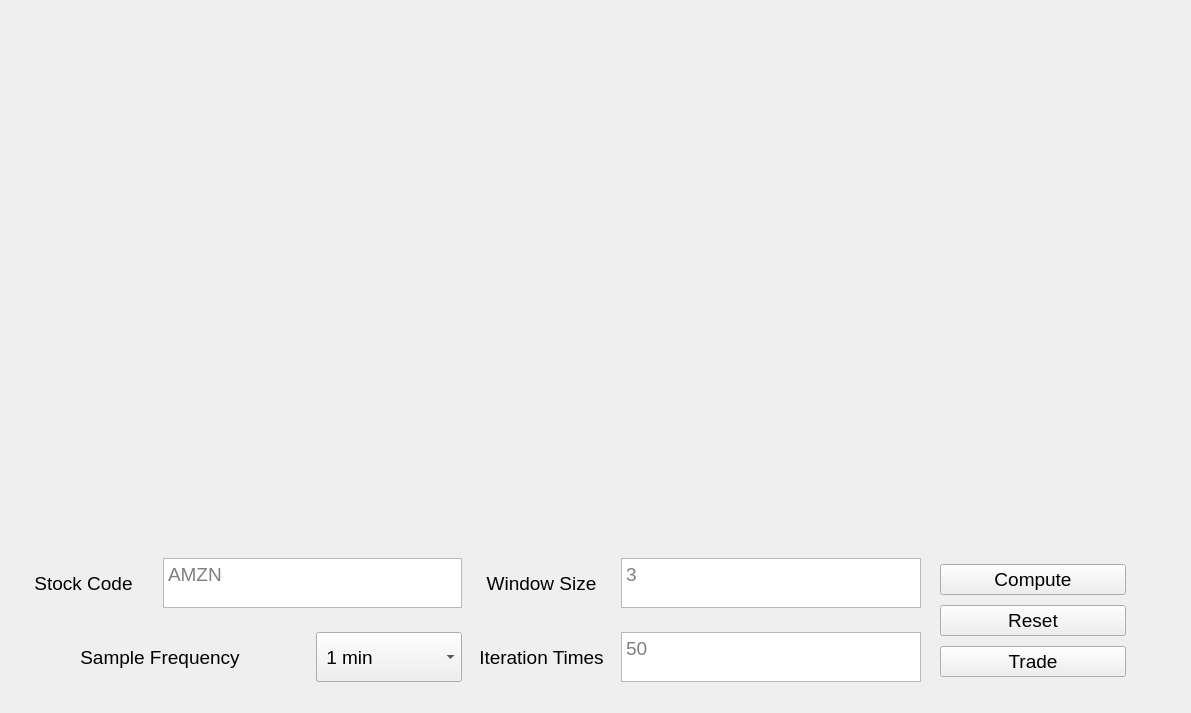
<?xml version="1.0" encoding="UTF-8"?>
<ui version="4.0">
 <class>Main</class>
 <widget class="QWidget" name="Main">
  <property name="geometry">
   <rect>
    <x>0</x>
    <y>0</y>
    <width>1191</width>
    <height>713</height>
   </rect>
  </property>
  <property name="windowTitle">
   <string>stocks</string>
  </property>
  <property name="windowOpacity">
   <double>1.000000000000000</double>
  </property>
  <widget class="QWidget" name="verticalLayoutWidget">
   <property name="geometry">
    <rect>
     <x>10</x>
     <y>10</y>
     <width>1161</width>
     <height>521</height>
    </rect>
   </property>
   <layout class="QVBoxLayout" name="verticalLayout"/>
  </widget>
  <widget class="QWidget" name="layoutWidget">
   <property name="geometry">
    <rect>
     <x>940</x>
     <y>560</y>
     <width>186</width>
     <height>121</height>
    </rect>
   </property>
   <layout class="QVBoxLayout" name="verticalLayout_2">
    <item>
     <widget class="QPushButton" name="Compute_button">
      <property name="font">
       <font>
        <family>Arial</family>
        <pointsize>14</pointsize>
       </font>
      </property>
      <property name="text">
       <string>Compute</string>
      </property>
     </widget>
    </item>
    <item>
     <widget class="QPushButton" name="Compute_button_reset">
      <property name="font">
       <font>
        <family>Arial</family>
        <pointsize>14</pointsize>
       </font>
      </property>
      <property name="text">
       <string>Reset</string>
      </property>
     </widget>
    </item>
    <item>
     <widget class="QPushButton" name="trade_button">
      <property name="font">
       <font>
        <family>Arial</family>
        <pointsize>14</pointsize>
       </font>
      </property>
      <property name="text">
       <string>Trade</string>
      </property>
     </widget>
    </item>
   </layout>
  </widget>
  <widget class="QWidget" name="layoutWidget">
   <property name="geometry">
    <rect>
     <x>10</x>
     <y>540</y>
     <width>911</width>
     <height>161</height>
    </rect>
   </property>
   <layout class="QGridLayout" name="gridLayout">
    <item row="0" column="0">
     <widget class="QLabel" name="stock_code">
      <property name="maximumSize">
       <size>
        <width>300</width>
        <height>50</height>
       </size>
      </property>
      <property name="font">
       <font>
        <family>Arial</family>
        <pointsize>14</pointsize>
       </font>
      </property>
      <property name="text">
       <string>Stock Code</string>
      </property>
      <property name="textFormat">
       <enum>Qt::AutoText</enum>
      </property>
      <property name="alignment">
       <set>Qt::AlignCenter</set>
      </property>
     </widget>
    </item>
    <item row="0" column="1" colspan="2">
     <widget class="QTextEdit" name="stock_code_text">
      <property name="maximumSize">
       <size>
        <width>500</width>
        <height>50</height>
       </size>
      </property>
      <property name="font">
       <font>
        <family>Arial</family>
        <pointsize>14</pointsize>
       </font>
      </property>
      <property name="locale">
       <locale language="English" country="UnitedStates"/>
      </property>
      <property name="placeholderText">
       <string>AMZN</string>
      </property>
     </widget>
    </item>
    <item row="0" column="3">
     <widget class="QLabel" name="window_size_label">
      <property name="maximumSize">
       <size>
        <width>300</width>
        <height>50</height>
       </size>
      </property>
      <property name="font">
       <font>
        <family>Arial</family>
        <pointsize>14</pointsize>
       </font>
      </property>
      <property name="text">
       <string>Window Size</string>
      </property>
      <property name="textFormat">
       <enum>Qt::AutoText</enum>
      </property>
      <property name="alignment">
       <set>Qt::AlignCenter</set>
      </property>
     </widget>
    </item>
    <item row="0" column="4">
     <widget class="QTextEdit" name="window_size_text">
      <property name="maximumSize">
       <size>
        <width>300</width>
        <height>50</height>
       </size>
      </property>
      <property name="font">
       <font>
        <family>Arial</family>
        <pointsize>14</pointsize>
       </font>
      </property>
      <property name="locale">
       <locale language="English" country="UnitedStates"/>
      </property>
      <property name="placeholderText">
       <string>3</string>
      </property>
     </widget>
    </item>
    <item row="1" column="0" colspan="2">
     <widget class="QLabel" name="sample_frequency_label">
      <property name="maximumSize">
       <size>
        <width>300</width>
        <height>50</height>
       </size>
      </property>
      <property name="font">
       <font>
        <family>Arial</family>
        <pointsize>14</pointsize>
       </font>
      </property>
      <property name="text">
       <string>Sample Frequency</string>
      </property>
      <property name="textFormat">
       <enum>Qt::AutoText</enum>
      </property>
      <property name="alignment">
       <set>Qt::AlignCenter</set>
      </property>
     </widget>
    </item>
    <item row="1" column="2">
     <widget class="QComboBox" name="comboBox">
      <property name="maximumSize">
       <size>
        <width>300</width>
        <height>50</height>
       </size>
      </property>
      <property name="font">
       <font>
        <family>Arial</family>
        <pointsize>14</pointsize>
       </font>
      </property>
      <property name="currentText">
       <string> 1 min</string>
      </property>
      <item>
       <property name="text">
        <string> 1 min</string>
       </property>
      </item>
      <item>
       <property name="text">
        <string>15 min</string>
       </property>
      </item>
      <item>
       <property name="text">
        <string>30 min</string>
       </property>
      </item>
      <item>
       <property name="text">
        <string>60 min</string>
       </property>
      </item>
     </widget>
    </item>
    <item row="1" column="3">
     <widget class="QLabel" name="iiteration_times_label">
      <property name="maximumSize">
       <size>
        <width>300</width>
        <height>50</height>
       </size>
      </property>
      <property name="font">
       <font>
        <family>Arial</family>
        <pointsize>14</pointsize>
       </font>
      </property>
      <property name="text">
       <string>Iteration Times</string>
      </property>
      <property name="textFormat">
       <enum>Qt::AutoText</enum>
      </property>
      <property name="alignment">
       <set>Qt::AlignCenter</set>
      </property>
     </widget>
    </item>
    <item row="1" column="4">
     <widget class="QTextEdit" name="iteration_times_text">
      <property name="maximumSize">
       <size>
        <width>300</width>
        <height>50</height>
       </size>
      </property>
      <property name="font">
       <font>
        <family>Arial</family>
        <pointsize>14</pointsize>
       </font>
      </property>
      <property name="locale">
       <locale language="English" country="UnitedStates"/>
      </property>
      <property name="placeholderText">
       <string>50</string>
      </property>
     </widget>
    </item>
   </layout>
  </widget>
 </widget>
 <resources/>
 <connections/>
</ui>
